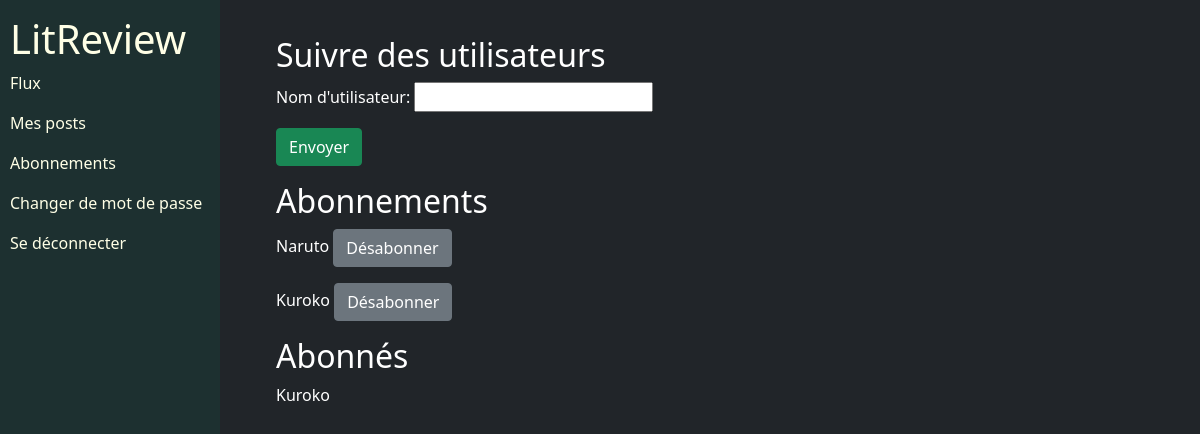
Page /follow-users/ (signed in) on the earlier database version.
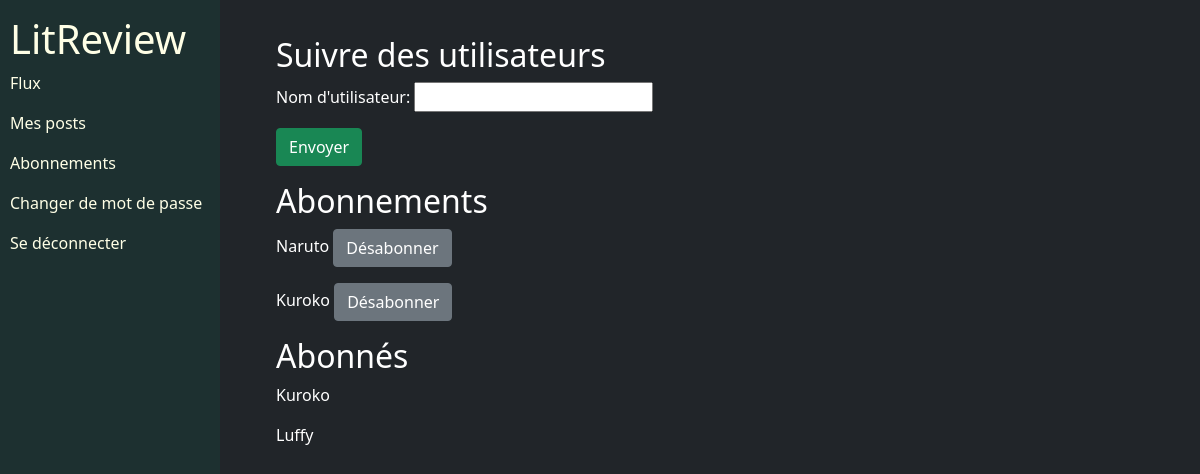
Same page on the later database version.
### authentication/models.py (models this page shows)
class User(AbstractUser):
    pass

### review/views.py (the view, shortened to what this page needs)
# urls.py: path("follow-users/", review.views.follow_users, name="follow_users"),
@login_required
def follow_users(request):
    following = []
    followers = []
    user = models.UserFollows.objects.filter(user=request.user)
    user_follower = models.UserFollows.objects.filter(followed_user=request.user)
    for i in range(len(user)):
        following.append(user[i].followed_user)
    for i in range(len(user_follower)):
        followers.append(user_follower[i].user)
    form = forms.FollowUsersForm()
    context = {
        "following": following,
        "followers": followers,
        "form": form,
    }
    return render(request, "review/follow_users_form.html", context=context)

### review/forms.py
class FollowUsersForm(forms.Form):
    search = forms.CharField(label="Nom d'utilisateur:")

### review/templates/review/follow_users_form.html (shortened to what this page needs)
{% extends 'base.html' %}
{% block content %}
    <h2>Suivre des utilisateurs</h2>
    <form method="post">
        {{ form.as_p }}
        <button type="submit" class="btn btn-success">Envoyer</button>
    </form>
    <h2>Abonnements</h2>
    {% for user in following %}
        <p>{{ user.username }} <a href="{% url 'unfollow' user.id %}"><button type="submit" class="btn btn-secondary">Désabonner</button></a></p>
    {% endfor %}
    <h2>Abonnés</h2>
    {% for user in followers %}
        <p>{{ user.username }}</p>
    {% endfor %}
{% endblock content %}

### templates/base.html (shortened to what this page needs)
{% load static %}
<html>
    <head>
        <link rel="stylesheet" href="{% static 'bootstrap/css/bootstrap.min.css' %}">
        <link rel="stylesheet" href="{% static 'app.css' %}">
    </head>
    <body class="p-3 mb-2 bg-dark text-white">
        <div class="sidebar">
            <h1>LitReview</h1>
            {% if user.is_authenticated %}
                <p><a href="{% url 'home' %}">Flux</a></p>
                <p><a href="{% url 'my-posts' %}">Mes posts</a></p>
                <p><a href="{% url 'follow_users' %}">Abonnements</a></p>
                <p><a href="{% url 'change-password' %}">Changer de mot de passe</a></p>
                <p><a href="{% url 'logout' %}">Se déconnecter</a></p>
            {% endif %}
        </div>
        <div class="main ">
            {% block content %}{% endblock content %}
        </div>
    </body>
</html>

### static/app.css (style rules this page uses)
html { font-family: Arial; }
.sidebar { height: 100%; width: 220px; position: fixed; z-index: 1; top: 0; left: 0; background-color: #1d3030; color: #ffffe6; overflow-x: hidden; padding-top: 15px; padding-left: 10px; padding-right: 10px; }
.sidebar a { text-decoration: none; color: #ffffe6; display: block; }
.main { margin-left: 240px; padding: 20px; }

Differences in the rows shown:
added User: username "Luffy", shown under "Abonnés"
